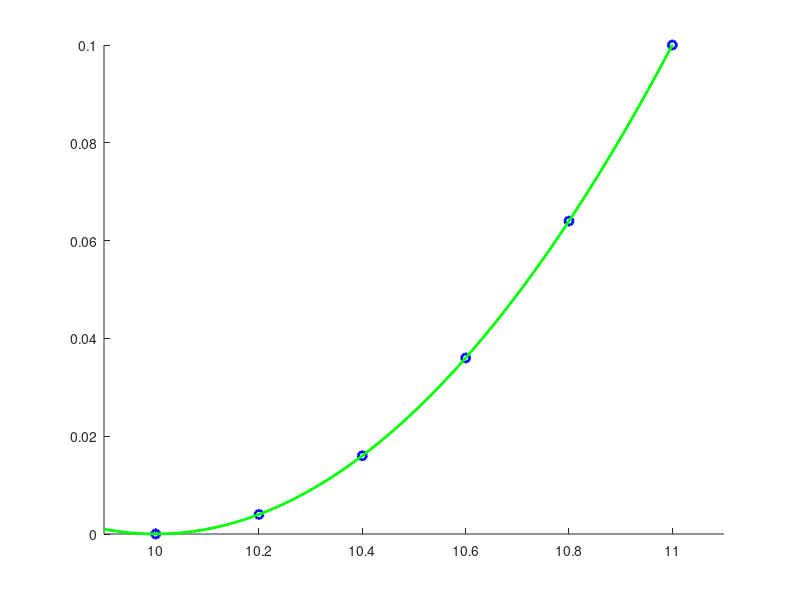
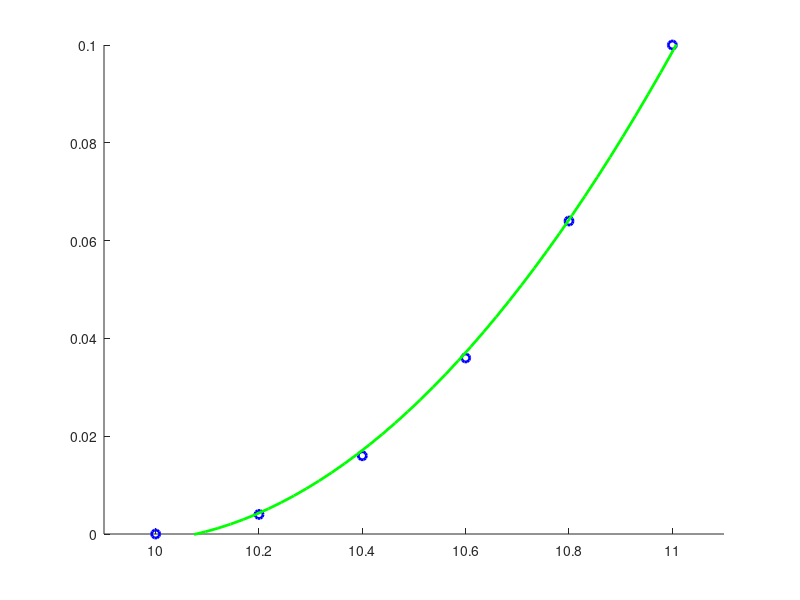
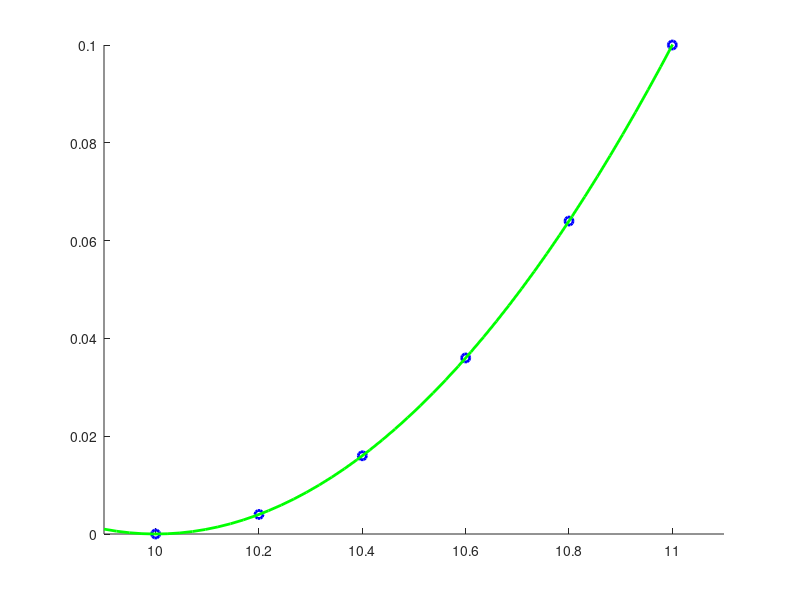

These charts were generated, in order, by the following MATLAB code:
%% LSQquad.m
%% Overview
% Illustrates the effect of ill-conditioning of the normal equations by
% performing least squares solution in double and single-precision

%% First Example: Solving the normal equations in double precision

clear all
close all
x = [10:0.2:11]';
y = [0:0.2:1]'.^2/10;
m = length(x);
hold on
plot(x, y, 'bo', 'LineWidth',2)
xlim([9.9 11.1])
ylim([0 0.1])
pause
disp('Using double-precision')
A = [x.^2 x ones(m,1)]
% Solve the normal equations
c = (A'*A)\(A'*y)
xx = linspace(9.9,11.1,50);
yy = c(1)*xx.^2+c(2)*xx+c(3);
plot(xx, yy, 'g-', 'LineWidth', 2)
hold off

%% Second Example: Solving the normal equations in single precision

%%
% We will find out that the problem lies with the condition number of the
% normal equations matrix $A^TA$, which is roughly the square of the
% condition number of $A$. 

pause
disp('Using single-precision')
figure
hold on
plot(x, y, 'bo', 'LineWidth',2)
xlim([9.9 11.1])
ylim([0 0.1])
A = [single(x.^2) x ones(m,1)];
% Solve the normal equations
c = single((A'*A))\single((A'*y))
xx = linspace(9.9,11.1,50);
yy = c(1)*xx.^2+c(2)*xx+c(3);
plot(xx, yy, 'g-', 'LineWidth', 2)
hold off
pause
fprintf('The problem lies with the condition number of A^TA.\n cond(A^TA) = %e\n\n',cond(A'*A))
fprintf('For comparison, cond(A) = %e\n\n',cond(A))

%% Third Example: Again in single precision, but using a more stable method
pause
disp('Solution using a more stable method (also in single-precision)')
figure
hold on
plot(x, y, 'bo', 'LineWidth',2)
xlim([9.9 11.1])
ylim([0 0.1])
A = [single(x.^2) x ones(m,1)];
% Solve the overdetermined system directly via backslash (implicitly, this
% corresponds to a QR decomposition) 
c = A\single(y)
xx = linspace(9.9,11.1,50);
yy = c(1)*xx.^2+c(2)*xx+c(3);
plot(xx, yy, 'g-', 'LineWidth', 2)
hold off